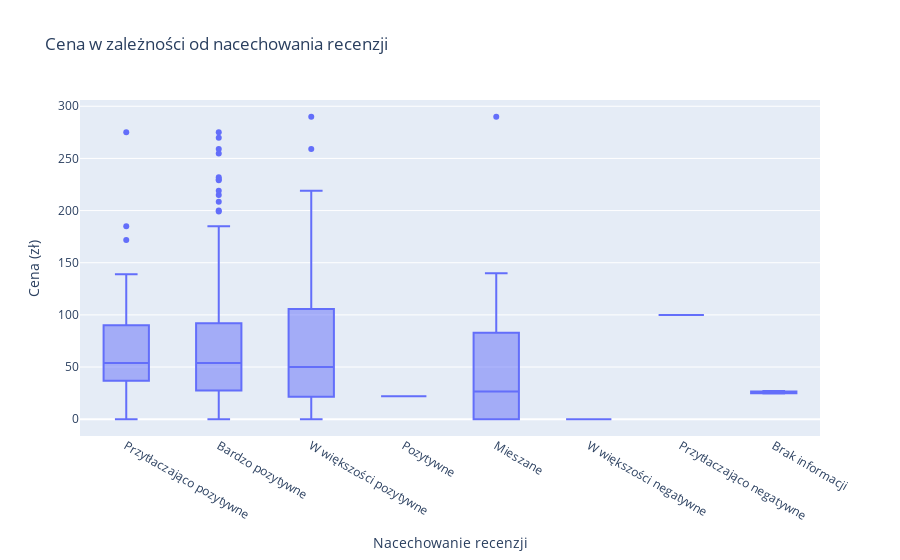

Here is the notebook cell this chart was saved with:
### Code cell
# 2. Zależność między ceną a nacechowaniem recenzji

# Mapowanie nacechowania na wartości numeryczne
sentiment_map = {
    'Bardzo pozytywne': 3,
    'Pozytywne': 2,
    'Mieszane': 1,
    'Negatywne': 0
}
df['sentiment_score'] = df['Nacechowanie recenzji'].map(sentiment_map)

# Określenie kolejności dla 'Nacechowanie recenzji'
category_order = ['Przytłaczająco pozytywne', 'Bardzo pozytywne', 'W większości pozytywne', 'Pozytywne', 'Mieszane', 'W większości negatywne', 'Przytłaczająco negatywne']

# Scatter plot
fig4 = px.box(df, x='Nacechowanie recenzji', y='Cena', title='Cena w zależności od nacechowania recenzji',
             labels={'Cena': 'Cena (zł)', 'Nacechowanie recenzji': 'Nacechowanie recenzji'},
             category_orders={'Nacechowanie recenzji': category_order})  # Dodajemy sortowanie

fig4.show()

### Figure 1 — Plotly figure (JSON) as saved in the notebook; plotly's stock layout.template omitted (floating-point values rounded to 4 significant figures; data arrays with more than 128 entries replaced by an {"elided": "..."} marker saying what was removed)
{"data": [{"alignmentgroup": "True", "hovertemplate": "Nacechowanie recenzji=%{x}<br>Cena (zł)=%{y}<extra></extra>", "legendgroup": "", "marker": {"color": "#636efa"}, "name": "", "notched": false, "offsetgroup": "", "orientation": "v", "showlegend": false, "type": "box", "x": {"elided": "479 str values"}, "x0": " ", "xaxis": "x", "y": {"elided": "479 float values"}, "y0": " ", "yaxis": "y"}], "layout": {"boxmode": "group", "legend": {"tracegroupgap": 0}, "title": {"text": "Cena w zależności od nacechowania recenzji"}, "xaxis": {"anchor": "y", "categoryarray": ["Przytłaczająco pozytywne", "Bardzo pozytywne", "W większości pozytywne", "Pozytywne", "Mieszane", "W większości negatywne", "Przytłaczająco negatywne"], "categoryorder": "array", "domain": [0, 1], "title": {"text": "Nacechowanie recenzji"}}, "yaxis": {"anchor": "x", "domain": [0, 1], "title": {"text": "Cena (zł)"}}}}
